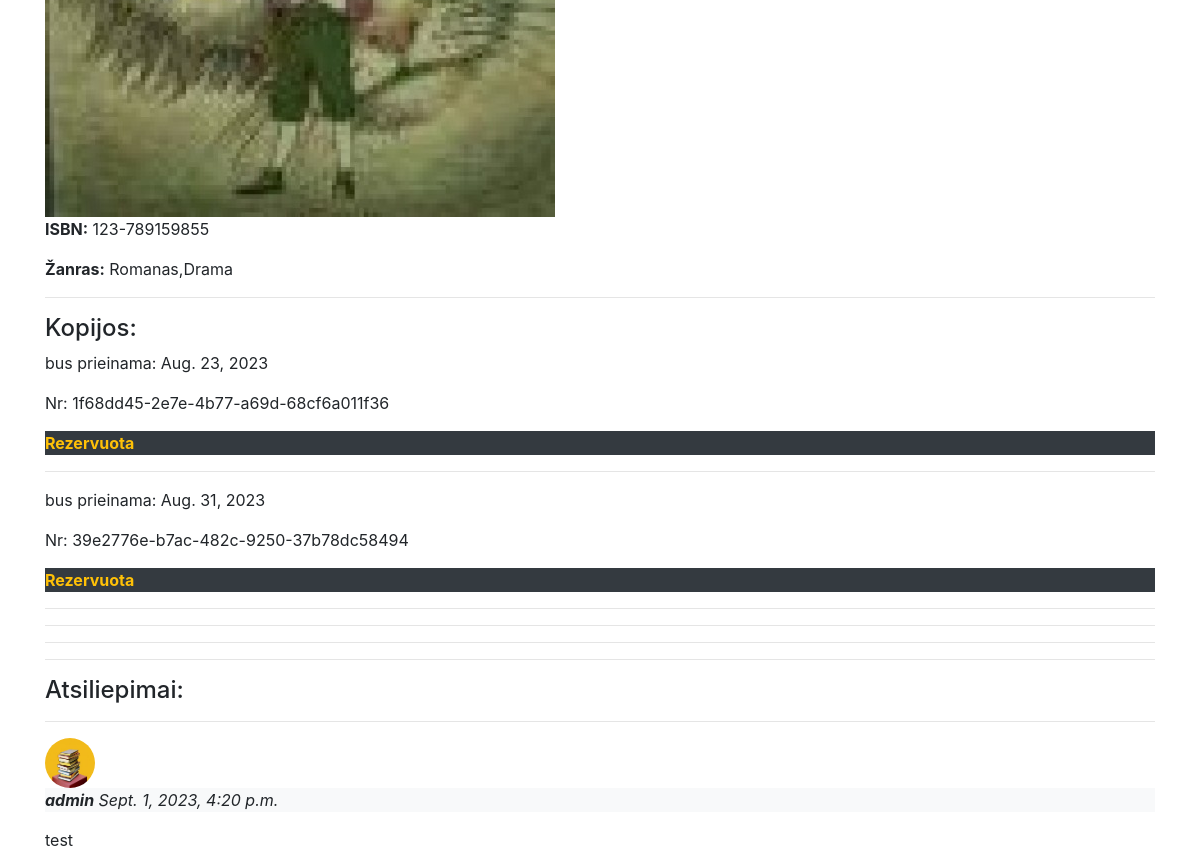
The page /library/books/1 (lower part) on the database as committed earlier.
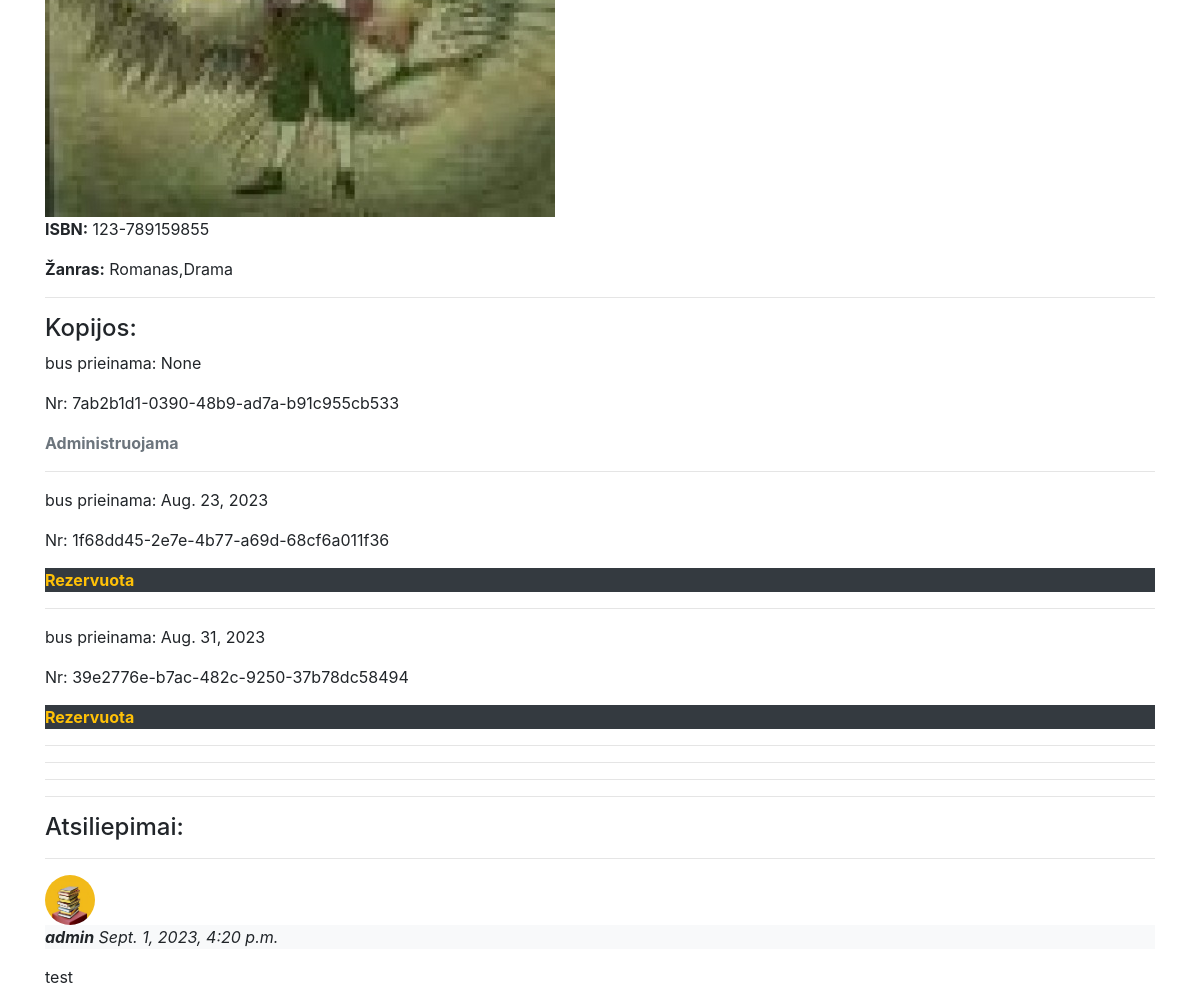
The same page on the database as committed later.
### library/models.py (models this page shows, shortened)
class BookInstance(models.Model):
    id = models.UUIDField(primary_key=True, default=uuid.uuid4)
    book = models.ForeignKey('Book', on_delete=models.CASCADE, related_name='bookinstance_set')
    due_back = models.DateField('Bus prieinama', null=True, blank=True)
    LOAN_STATUS = (
        ('a', 'Administruojama'),
        ('p', 'Paimta'),
        ('g', 'Galima paimti'),
        ('r', 'Rezervuota')
    )
    status = models.CharField(
        max_length=1,
        choices=LOAN_STATUS,
        blank=True,
        default='a',
        help_text='Kopijos statusas'
    )
    reader = models.ForeignKey(User, on_delete=models.SET_NULL, null=True, blank=True)
    class Meta:
        ordering = ['due_back']

class BookReview(models.Model):
    content = models.TextField('Atsiliepimas', max_length=2000)
    date_created = models.DateTimeField(auto_now_add=True)
    book = models.ForeignKey('Book', on_delete=models.CASCADE, related_name='bookreview_set', blank=True)
    reviewer = models.ForeignKey(User, on_delete=models.SET_NULL, null=True, blank=True)

class Profilis(models.Model):
    user = models.OneToOneField(User,on_delete=models.CASCADE, blank=True)
    nuotrauka = models.ImageField(default='default.png', upload_to='profile_pics')

### library/views.py (the view, shortened to what this page needs)
# urls.py: path('books/<int:pk>', views.BookDetailView.as_view(), name='book-one'),
class BookDetailView(generic.edit.FormMixin, generic.DetailView):
    model = Book
    context_object_name = 'book'
    template_name = 'book_detail.html'
    form_class = BookReviewForm

### library/models.py (called while the page is built)
    def __str__(self):
        return f'{self.last_name}  {self.first_name}'

    def __str__(self):
        return self.name

### library/templates/book_detail.html (shortened to what this page needs)
{% extends "base.html" %} {% block content %}
{% load static %}
{% if book.cover %}
<img src="{{ book.cover.url }}">
{% endif %}
<p><strong>ISBN:</strong> {{ book.isbn }} </p>
<p><strong>Žanras:</strong> {{ book.genre.all|join:',' }} </p>
<hr/>
{% if book.bookinstance_set.all %}
<h4>Kopijos: </h4>
    {% for copy in book.bookinstance_set.all %}
        <p>bus prieinama: {{copy.due_back}}  </p>
        <p>Nr: {{ copy.id }}</p>
        <p class="{% if copy.status == 'p' %} text-danger
                  {% elif copy.status == 'g' %} text-success
                  {% elif copy.status == 'a' %} text-muted
                  {% else %} text-warning bg-dark
                  {% endif %}">
            <strong>{{ copy.get_status_display }}</strong></p>
<hr/>
    {% endfor %}
{% else %}
    <p>Leidinio kopijų bibliotekoje nėra</p>
{% endif %}
<hr/>
<hr/>
<hr/>
<h4>Atsiliepimai:</h4>
{% if book.bookreview_set.all %}
    {% for review_o in book.bookreview_set.all %}
        <hr/>
<img class="img-fluid rounded-circle" src = "{{ review_o.reviewer.profilis.nuotrauka.url }}" style="width: 50px; height: 50px;"/>
<p class="bg-light"><em><strong>{{ review_o.reviewer }}</strong> {{ review_o.date_created }}</em></p>
        <p>{{ review_o.content }}</p>
    {% endfor %}
{% else %}
    <p>knyga atsiliepimų neturi...</p>
{% endif %}
{% endblock %}

Rows that differ between the two databases and show on the page:
added BookInstance: due_back "None", id "7ab2b1d1-0390-48b9-ad7a-b91c955cb533", status "Administruojama"
